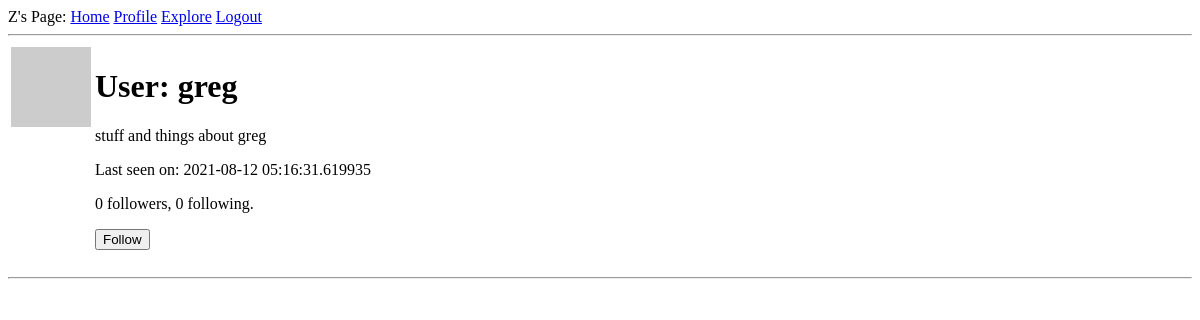
The page /user/greg (signed in) on the database as committed earlier.
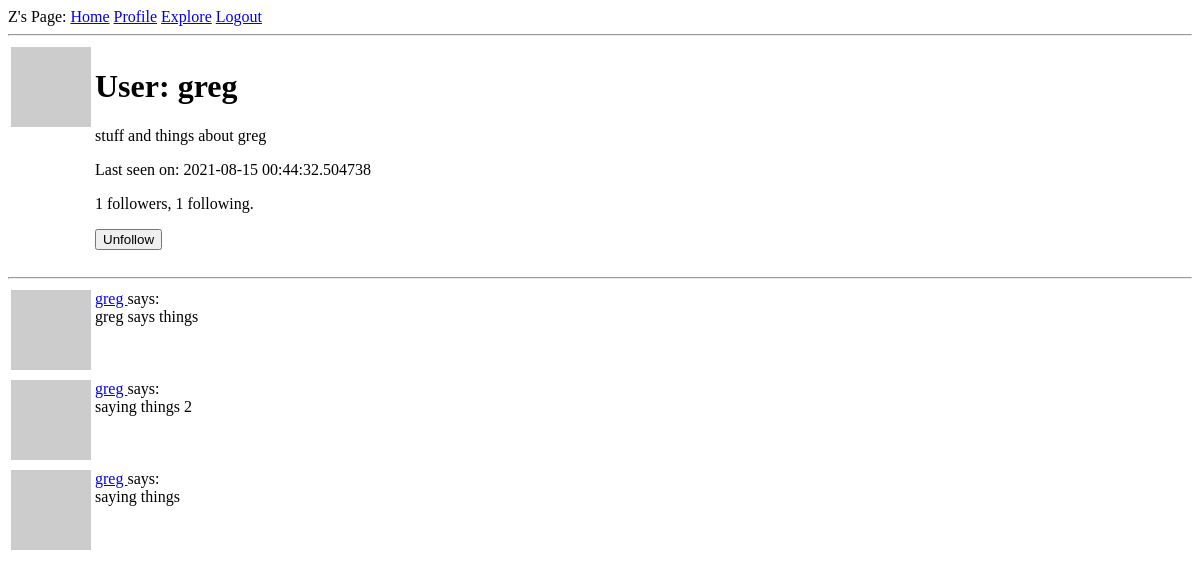
The same page on the database as committed later.
### app/models.py (models this page shows, shortened)
class User(UserMixin, db.Model):
    id = db.Column(db.Integer, primary_key=True)
    username = db.Column(db.String(64), index=True, unique=True)
    email = db.Column(db.String(64), index=True, unique=True)
    password_hash = db.Column(db.String(128))
    posts = db.relationship('Post', backref='author', lazy='dynamic')
    about_me = db.Column(db.String(140))
    last_seen = db.Column(db.DateTime, default=datetime.utcnow)
    followed = db.relationship(         #this relationship links User instances to other User instances
        'User', secondary=followers,    #self-referential relationship, same class is on both sides
        primaryjoin=(followers.c.follower_id == id),
        secondaryjoin=(followers.c.followed_id == id),
        backref=db.backref('followers', lazy='dynamic'), lazy='dynamic')
    def avatar(self, size):
        digest = md5(self.email.lower().encode('utf-8')).hexdigest()
        return 'https://www.gravatar.com/avatar/{}?d=identicon&s={}'.format(digest, size)
    def is_following(self, user):
        return self.followed.filter(followers.c.followed_id == user.id).count() > 0

class Post(db.Model):
    id = db.Column(db.Integer, primary_key=True)
    body = db.Column(db.String(140))
    timestamp = db.Column(db.DateTime, index=True, default=datetime.utcnow)
    user_id = db.Column(db.Integer, db.ForeignKey('user.id'))

### app/routes.py (the view)
@app.route('/user/<username>')
@login_required
def user(username):
    user = User.query.filter_by(username=username).first_or_404()
    page = request.args.get('page', 1, type=int)
    posts = user.posts.order_by(Post.timestamp.desc()).paginate(page, app.config['POSTS_PER_PAGE'], False)
    next_url = url_for('user', username=user.username, page=posts.next_num) \
        if posts.has_next else None
    prev_url = url_for('user', username=user.username, page=posts.prev_num) \
        if posts.has_prev else None
    form = EmptyForm()
    return render_template('user.html', user=user, posts=posts.items, next_url=next_url, prev_url=prev_url, form=form)

### app/forms.py
class EmptyForm(FlaskForm):
    submit = SubmitField('Submit')

### app/models.py (called while the page is built)
@login.user_loader
def load_start(id):
    return User.query.get(int(id))

### app/routes.py (called while the page is built)
@app.before_request
def before_request():
    if current_user.is_authenticated:
        current_user.last_seen = datetime.utcnow()
        db.session.commit()

### app/templates/user.html (shortened to what this page needs)
{% extends "base.html" %}
{% block content %}
    <table>
        <tr valign='top'>
            <td><img src="{{ user.avatar(128) }}"></td>
            <td>
                <h1>User: {{ user.username }}</h1>
                {% if user.about_me %}
                    <p>{{ user.about_me }}</p>
                {% endif %}
                {% if user.last_seen %}
                    <p>Last seen on: {{ user.last_seen }}</p>
                {% endif %}
                <p>{{ user.followers.count() }} followers, {{ user.followed.count() }} following.</p>
                {% if user == current_user %}
                    <p><a href="{{ url_for('edit_profile') }}">Edit your profile</a></p>
                {% elif not current_user.is_following(user) %}
                    <p>
                        <form action="{{ url_for('follow', username=user.username) }}" method="post">
                            {{ form.submit(value='Follow') }}
                        </form>
                    </p>
                {% else %}
                    <p>
                        <form action="{{ url_for('unfollow', username=user.username) }}" method="post">
                            {{ form.submit(value='Unfollow') }}
                        </form>
                    </p>
                {% endif %}
            </td>
        </tr>
    </table>
    <hr>
    {% for post in posts %}
        {% include '_post.html' %}
    {% endfor %}
{% endblock %}

### app/templates/_post.html
<table>
    <tr valign="top">
        <td>
            <img src="{{ post.author.avatar(36) }}">
        </td>
        <td>
            <a href="{{ url_for('user', username=post.author.username) }}">
                {{ post.author.username }}
            </a>
            says:<br>{{ post.body }}
        </td>
    </tr>
</table>

Rows that differ between the two databases and show on the page:
changed User "greg": last_seen "2021-08-12 05:16:31.619935" → "2021-08-15 00:44:32.504738"
added Post: author.username "greg", body "greg says things"
added Post: author.username "greg", body "saying things 2"
added Post: author.username "greg", body "saying things"
Other text that changed with them:
{{ user.followers.count() }}: "0" → "1"
{{ user.followed.count() }}: "0" → "1"
form field submit: (not shown) → "Unfollow"
form field submit: "Follow" → (not shown)
